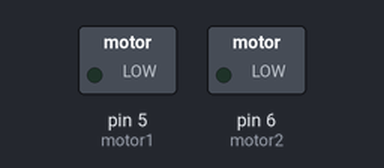
A sketch run on a simulated Arduino Uno, built with avr-gcc and run on an emulated ATmega328P. Parts: switched loads named in the sketch (green lamp = pin HIGH).

Above: at 0.05 s.
At 2.0 s:
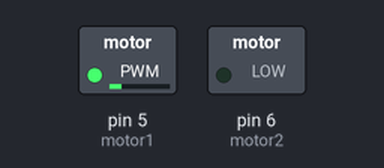
At 4.0 s:
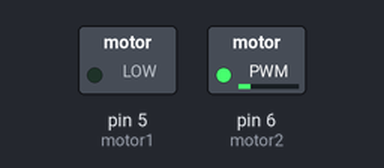
At 9.2 s:
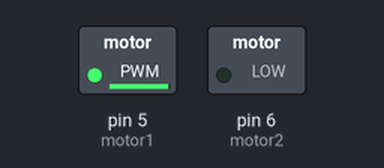
Timing chart, 0 to 12.0 s (numbered marks = the images above):
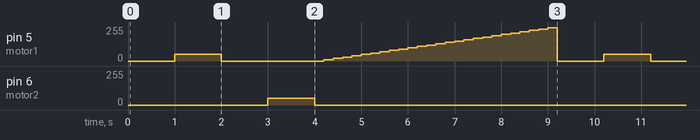

The sketch:

MotorTest.ino
```cpp
const int motor1 = 5;
const int motor2 = 6;

void setup() {
  // put your setup code here, to run once:
  pinMode(motor1, OUTPUT);
  pinMode(motor2, OUTPUT);
  analogWrite(motor1, 0);
  analogWrite(motor2, 0);
}

void loop() {
  delay(1000);
  forward(50, 1000);
  stopMotor();
  delay(1000);
  backward(50, 1000);
  stopMotor();

  for(int con = 0; con <= 255; con += 10){
    forward(con, 200);
  }
  stopMotor();
}

void forward(int speedP, int timeS){
  analogWrite(motor1, speedP);
  analogWrite(motor2, 0);
  delay(timeS);
}

void backward(int speedP, int timeS){
  analogWrite(motor2, speedP);
  analogWrite(motor1, 0);
  delay(timeS);
}

void stopMotor(){
  analogWrite(motor2, 0);
  analogWrite(motor1, 0);
}
```

Measured:
- by itself, pin 6 (motor2): alternates 50/255 for 1.0 s and 0/255 for 8.2 s
